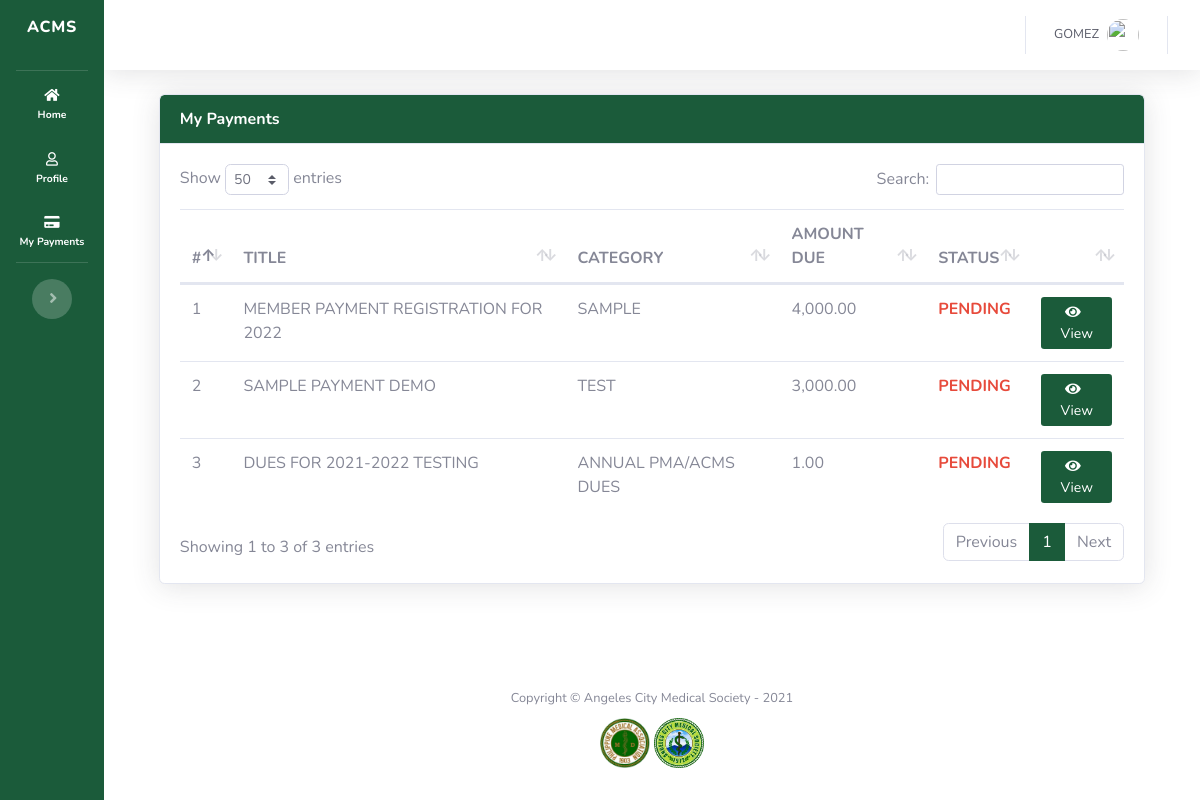
Screenshot of /payment_index.php (signed in) with the database file from the repository.
### tables this page shows
CREATE TABLE `user_payments` (
  `id` int(11) NOT NULL,
  `user_id` int(11) NOT NULL,
  `payment_id` int(11) NOT NULL,
  `amount_paid` float NOT NULL DEFAULT 0,
  `proof_of_payment` varchar(255) DEFAULT NULL,
  `date_of_payment` date DEFAULT NULL,
  `status` enum('PENDING','VERIFIED','AWAITING VERIFICATION','') NOT NULL DEFAULT 'PENDING',
  `created_at` datetime NOT NULL DEFAULT current_timestamp(),
  `updated_at` datetime NOT NULL DEFAULT current_timestamp(),
  `deleted_at` datetime DEFAULT NULL
);

CREATE TABLE `payments` (
  `id` int(11) NOT NULL,
  `title` varchar(255) NOT NULL,
  `category` varchar(255) NOT NULL,
  `amount` float NOT NULL DEFAULT 0,
  `auto_assign` tinyint(1) NOT NULL DEFAULT 1,
  `created_at` datetime NOT NULL DEFAULT current_timestamp(),
  `updated_at` datetime NOT NULL DEFAULT current_timestamp(),
  `deleted_at` datetime DEFAULT NULL
);

### payment_index.php (the view, shortened to what this page needs)
<?php
    include('sidebar.php');
    $my_payments    =   $mysqli->query("SELECT
                                        user_payments.id,
                                        user_payments.status,
                                        payments.title,
                                        payments.category,
                                        payments.amount
                                        FROM user_payments
                                        JOIN payments ON payments.id=user_payments.payment_id
                                        WHERE payments.deleted_at is NULL AND user_id={$_SESSION['user_id']}"
                                        );
?>
    <div id="content-wrapper" class="d-flex flex-column">
      <div id="content">
<?php require('topbar.php'); ?>
        <div class="container-fluid">
            <div class="row">
                <div class="col-md-12">
                    <div class="card shadow overflow-auto">
                        <div class="card-header bg-gradient-primary text-white font-weight-bold">
                            My Payments
                        </div>
                        <div class="card-body">
                            <table id="table_payments" class="table">
                                <thead>
                                    <tr>
                                        <th>#</th>
                                        <th>TITLE</th>
                                        <th>CATEGORY</th>
                                        <th>AMOUNT DUE</th>
                                        <th>STATUS</th>
                                        <th></th>
                                    </tr>
                                </thead>
                                <tbody>
                                    <?php $i=1;?>
                                    <?php foreach($my_payments as $payment): ?>
                                    <tr class="cursor-pointer">
                                        <td><?=$i?></td>
                                        <td>
                                            <?=$payment['title']?>
                                        </td>
                                        <td>
                                            <?=$payment['category']?>
                                        </td>
                                        <td>
                                            <?=number_format($payment['amount'], 2)?>
                                        </td>
                                        <?php
                                            $textColor = null;
                                            switch($payment['status'])
                                            {
                                                case "PENDING":
                                                    $textColor = "text-danger";
                                                    break;
                                            }
                                        ?>
                                        <td class='font-weight-bold <?=$textColor?>'>
                                            <?=$payment['status']?>
                                        </td>
                                        <td>
                                            <a href="payment_show.php?user_payment_id=<?=$payment['id']?>" class="btn btn-sm bg-gradient-primary text-white">
                                                <i class='fas fa-eye mr-2'></i>View
                                            </a>
                                        </td>
                                    </tr>
                                    <?php $i++; ?>
                                    <?php endforeach ?>
                                </tbody>
                            </table>
                        </div>
                    </div>
                </div>
            </div>
        </div>
      </div>
<?php
  include('footer.php');
?>

### sidebar.php (style rules this page uses)
a:link { text-decoration: none; }
.bg-gradient-primary { background-color: #1b5b3a !important; background-image: none !important; background-image: none !important; background-size: cover !important; }
.container-fluid { background-color: white; padding-left: 5% !important; padding-right: 5% !important; }
#content-wrapper { background-color: white !important; }
::placeholder { opacity: 0.7 !important; }

### rows the page displays
user_payments: payment.title "MEMBER PAYMENT REGISTRATION FOR 2022", payment.category "SAMPLE", payment.amount "4,000.00", status "PENDING"
user_payments: payment.title "SAMPLE PAYMENT DEMO", payment.category "TEST", payment.amount "3,000.00", status "PENDING"
user_payments: payment.title "DUES FOR 2021-2022 TESTING", payment.category "ANNUAL PMA/ACMS DUES", payment.amount "1.00", status "PENDING"

### other values shown
$_SESSION['full_name'] "GOMEZ"
